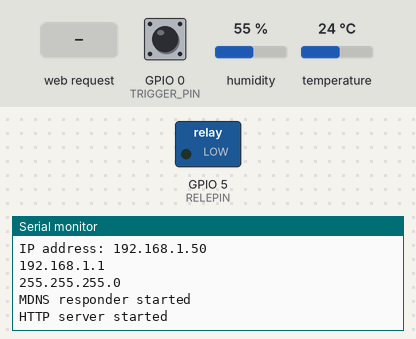
Recording of a sketch running on a simulated ESP8266 (NodeMCU). Parts: switched loads named in the sketch (green lamp = pin HIGH), the last lines printed to the serial monitor. The inputs (shaded band) are chosen by the test bench; at power-on: GPIO 0 (TRIGGER_PIN) HIGH, humidity 55 %, temperature 24 °C. WiFi joins after 1.5 s; servers stay silent unless stated; storage starts empty.

Above: at 2.7 s.
2.8 s: HTTP request GET / received
At 5.2 s:
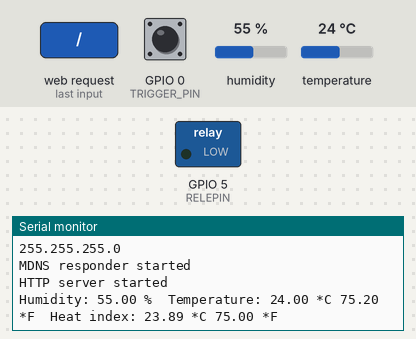
5.8 s: HTTP request GET /getTime received
At 7.2 s:
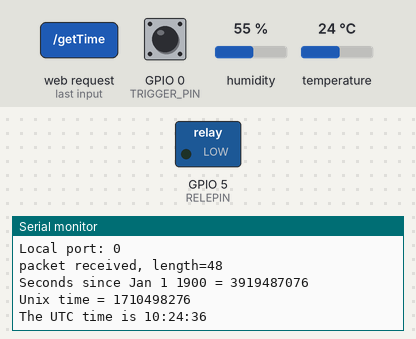

Measured:
- after the input at 2.8 s, the serial monitor: prints a new line after 2.0 s (image 1)
- after the input at 5.8 s, the serial monitor: prints a new line at once (image 2)

The sketch:

BasicOTA_new.ino
```cpp
#include <FS.h>                   //this needs to be first, or it all crashes and burns...

#include <ESP8266WiFi.h>
#include <ESP8266mDNS.h>

#include "NTPTime.h"
#include <ArduinoOTA.h>
#include "DHT.h"

#include <ESP8266WebServer.h>
#include <DNSServer.h>
#include <WiFiManager.h>          //https://github.com/tzapu/WiFiManager

#include <ArduinoJson.h>          //https://github.com/bblanchon/ArduinoJson

// select wich pin will trigger the configuraton portal when set to LOW
// ESP-01 users please note: the only pins available (0 and 2), are shared
// with the bootloader, so always set them HIGH at power-up
#define TRIGGER_PIN 0
#define DHTPIN 2
#define RELEPIN 5

#define HOST "ESP8266-test2"

// Uncomment whatever type you're using!
#define DHTTYPE DHT11   // DHT 11
//#define DHTTYPE DHT22   // DHT 22  (AM2302), AM2321
//#define DHTTYPE DHT21   // DHT 21 (AM2301)


//WiFiManager
//Local intialization. Once its business is done, there is no need to keep it around
WiFiManager wifiManager;

ESP8266WebServer server(80);

DHT dht(DHTPIN, DHTTYPE);

NtpTime ntpt;

//default custom static IP
char static_ip[16] = "192.168.0.100";
char static_gw[16] = "192.168.0.1";
char static_sn[16] = "255.255.255.0";

//flag for saving data
bool shouldSaveConfig = false;

//callback notifying us of the need to save config
void saveConfigCallback () {
  Serial.println("Should save config");
  shouldSaveConfig = true;
}

void handleRoot() {

  dht.begin();

  delay(2000);

  // Reading temperature or humidity takes about 250 milliseconds!
  // Sensor readings may also be up to 2 seconds 'old' (its a very slow sensor)
  float h = dht.readHumidity();
  // Read temperature as Celsius (the default)
  float t = dht.readTemperature();
  // Read temperature as Fahrenheit (isFahrenheit = true)
  float f = dht.readTemperature(true);

  // Check if any reads failed and exit early (to try again).
  if (isnan(h) || isnan(t) || isnan(f)) {
    Serial.println("Failed to read from DHT sensor!");
  } else {

    // Compute heat index in Fahrenheit (the default)
    float hif = dht.computeHeatIndex(f, h);
    // Compute heat index in Celsius (isFahreheit = false)
    float hic = dht.computeHeatIndex(t, h, false);

    Serial.print("Humidity: ");
    Serial.print(h);
    Serial.print(" %\t");
    Serial.print("Temperature: ");
    Serial.print(t);
    Serial.print(" *C ");
    Serial.print(f);
    Serial.print(" *F\t");
    Serial.print("Heat index: ");
    Serial.print(hic);
    Serial.print(" *C ");
    Serial.print(hif);
    Serial.println(" *F");

    if (h >= 64.0){
      digitalWrite(RELEPIN, HIGH);
    } else {
      digitalWrite(RELEPIN, LOW);
    }
  }
  server.send(200, "text/plain", "hello from esp8266!");
}

void handleTime() {
   //get a random server from the pool
  server.send(200, "text/plain", "UTC Time: "+ntpt.getUtcTimeForated());
}

void handleNotFound(){
  String message = "File Not Found\n\n";
  message += "URI: ";
  message += server.uri();
  message += "\nMethod: ";
  message += (server.method() == HTTP_GET)?"GET":"POST";
  message += "\nArguments: ";
  message += server.args();
  message += "\n";
  for (uint8_t i=0; i<server.args(); i++){
    message += " " + server.argName(i) + ": " + server.arg(i) + "\n";
  }
  server.send(404, "text/plain", message);
}

void setup() {
  Serial.begin(115200);
  Serial.println("Booting");

  pinMode(TRIGGER_PIN, INPUT);

  pinMode(RELEPIN, OUTPUT);

  //clean FS, for testing
  SPIFFS.format();

  //read configuration from FS json
  Serial.println("mounting FS...");

  if (SPIFFS.begin()) {
    Serial.println("mounted file system");
    if (SPIFFS.exists("/config.json")) {
      //file exists, reading and loading
      Serial.println("reading config file");
      File configFile = SPIFFS.open("/config.json", "r");
      if (configFile) {
        Serial.println("opened config file");
        size_t size = configFile.size();
        // Allocate a buffer to store contents of the file.
        std::unique_ptr<char[]> buf(new char[size]);

        configFile.readBytes(buf.get(), size);
        DynamicJsonBuffer jsonBuffer;
        JsonObject& json = jsonBuffer.parseObject(buf.get());
        json.printTo(Serial);
        if (json.success()) {
          Serial.println("\nparsed json");

          if(json["ip"]) {
            Serial.println("setting custom ip from config");
            //static_ip = json["ip"];
            strcpy(static_ip, json["ip"]);
            strcpy(static_gw, json["gateway"]);
            strcpy(static_sn, json["subnet"]);
            //strcat(static_ip, json["ip"]);
            //static_gw = json["gateway"];
            //static_sn = json["subnet"];
            Serial.println(static_ip);
/*            Serial.println("converting ip");
            IPAddress ip = ipFromCharArray(static_ip);
            Serial.println(ip);*/
          } else {
            Serial.println("no custom ip in config");
          }
        } else {
          Serial.println("failed to load json config");
        }
      }
    }
  } else {
    Serial.println("failed to mount FS");
  }
  //end read
  Serial.println(static_ip);


  // The extra parameters to be configured (can be either global or just in the setup)
  // After connecting, parameter.getValue() will get you the configured value
  // id/name placeholder/prompt default length
  wifiManager.setSaveConfigCallback(saveConfigCallback);

  //reset saved settings
  //wifiManager.resetSettings();

  //set static ip
  IPAddress _ip,_gw,_sn;
  _ip.fromString(static_ip);
  _gw.fromString(static_gw);
  _sn.fromString(static_sn);

  wifiManager.setSTAStaticIPConfig(_ip, _gw, _sn);

  //add all your parameters here
  //fetches ssid and pass from eeprom and tries to connect
  //if it does not connect it starts an access point with the specified name
  //here  "AutoConnectAP"
  //and goes into a blocking loop awaiting configuration
  wifiManager.autoConnect(HOST);
  //or use this for auto generated name ESP + ChipID
  //wifiManager.autoConnect();


  //if you get here you have connected to the WiFi
  Serial.println("connected...yeey :)");

  // Port defaults to 8266
  ArduinoOTA.setPort(8266);

  // Hostname defaults to esp8266-[ChipID]
  ArduinoOTA.setHostname(HOST);

  // No authentication by default
  // ArduinoOTA.setPassword((const char *)"123");

  ArduinoOTA.onStart([]() {
    Serial.println("Start");
  });
  ArduinoOTA.onEnd([]() {
    Serial.println("\nEnd");
  });
  ArduinoOTA.onProgress([](unsigned int progress, unsigned int total) {
    Serial.printf("Progress: %u%%\r", (progress / (total / 100)));
  });
  ArduinoOTA.onError([](ota_error_t error) {
    Serial.printf("Error[%u]: ", error);
    if (error == OTA_AUTH_ERROR) Serial.println("Auth Failed");
    else if (error == OTA_BEGIN_ERROR) Serial.println("Begin Failed");
    else if (error == OTA_CONNECT_ERROR) Serial.println("Connect Failed");
    else if (error == OTA_RECEIVE_ERROR) Serial.println("Receive Failed");
    else if (error == OTA_END_ERROR) Serial.println("End Failed");
  });
  ArduinoOTA.begin();

  //read updated parameters
  //save the custom parameters to FS
  if (shouldSaveConfig) {
    Serial.println("saving config");
    DynamicJsonBuffer jsonBuffer;
    JsonObject& json = jsonBuffer.createObject();

    json["ip"] = WiFi.localIP().toString();
    json["gateway"] = WiFi.gatewayIP().toString();
    json["subnet"] = WiFi.subnetMask().toString();

    File configFile = SPIFFS.open("/config.json", "w");
    if (!configFile) {
      Serial.println("failed to open config file for writing");
    }

    json.prettyPrintTo(Serial);
    json.printTo(configFile);
    configFile.close();
    //end save
  }

  Serial.println("Ready");
  Serial.print("IP address: ");
  Serial.println(WiFi.localIP());
  Serial.println(WiFi.gatewayIP());
  Serial.println(WiFi.subnetMask());

  if (MDNS.begin("esp8266")) {
    Serial.println("MDNS responder started");
  }

  server.on("/", handleRoot);

  server.on("/getTime", handleTime);

  server.on("/inline", [](){
    server.send(200, "text/plain", "this works as well");
  });

  server.onNotFound(handleNotFound);

  server.begin();
  Serial.println("HTTP server started");


}


void loop() {

  if ( digitalRead(TRIGGER_PIN) == LOW ) {

    //reset settings - for testing
    //wifiManager.resetSettings();

    //sets timeout until configuration portal gets turned off
    //useful to make it all retry or go to sleep
    //in seconds
    //wifiManager.setTimeout(120);

    //it starts an access point with the specified name
    //here  "AutoConnectAP"
    //and goes into a blocking loop awaiting configuration

    //WITHOUT THIS THE AP DOES NOT SEEM TO WORK PROPERLY WITH SDK 1.5 , update to at least 1.5.1
    //WiFi.mode(WIFI_STA);

    if (!wifiManager.startConfigPortal("OnDemandAP")) {
      Serial.println("failed to connect and hit timeout");
      delay(3000);
      //reset and try again, or maybe put it to deep sleep
      ESP.reset();
      delay(5000);
    }

    //if you get here you have connected to the WiFi
    Serial.println("connected...yeey :)");
  }

  ArduinoOTA.handle();

  server.handleClient();


}
```

NTPTime.cpp
```cpp
//
// Created by vitaliy on 15.07.17.
//

#include "NTPTime.h"

// send an NTP request to the time server at the given address
unsigned long NtpTime::sendNTPpacket(IPAddress& address)
{
  Serial.println("sending NTP packet...");
  // set all bytes in the buffer to 0
  memset(packetBuffer, 0, NTP_PACKET_SIZE);
  // Initialize values needed to form NTP request
  // (see URL above for details on the packets)
  packetBuffer[0] = 0b11100011;   // LI, Version, Mode
  packetBuffer[1] = 0;     // Stratum, or type of clock
  packetBuffer[2] = 6;     // Polling Interval
  packetBuffer[3] = 0xEC;  // Peer Clock Precision
  // 8 bytes of zero for Root Delay & Root Dispersion
  packetBuffer[12]  = 49;
  packetBuffer[13]  = 0x4E;
  packetBuffer[14]  = 49;
  packetBuffer[15]  = 52;

  // all NTP fields have been given values, now
  // you can send a packet requesting a timestamp:
  udp.beginPacket(address, 123); //NTP requests are to port 123
  udp.write(packetBuffer, NTP_PACKET_SIZE);
  udp.endPacket();
}

void NtpTime::getNtpTime() {

    unsigned int localPort = 2390;      // local port to listen for UDP packets

    udp.begin(localPort);

    //get a random server from the pool
    WiFi.hostByName(ntpServerName, timeServerIP);

    sendNTPpacket(timeServerIP); // send an NTP packet to a time server
    // wait to see if a reply is available
    delay(1000);

    cb = udp.parsePacket();
    if (cb) {
        // We've received a packet, read the data from it
        udp.read(packetBuffer, NTP_PACKET_SIZE); // read the packet into the buffer

        //the timestamp starts at byte 40 of the received packet and is four bytes,
        // or two words, long. First, esxtract the two words:

        unsigned long highWord = word(packetBuffer[40], packetBuffer[41]);
        unsigned long lowWord = word(packetBuffer[42], packetBuffer[43]);
        // combine the four bytes (two words) into a long integer
        // this is NTP time (seconds since Jan 1 1900):
        secsSince1900 = highWord << 16 | lowWord;
        // subtract seventy years:
        epoch = secsSince1900 - seventyYears;
        utc_hour = (epoch  % 86400L) / 3600;
        utc_minute = (epoch  % 3600) / 60;
        utc_seconds = (epoch % 60);

        printDebugData();
    }
}

void NtpTime::printDebugData() {
    Serial.print("Local port: ");
    Serial.println(udp.localPort());

    if (!cb) {
        Serial.println("no packet yet");
    }
    else {
        Serial.print("packet received, length=");
        Serial.println(cb);

        Serial.print("Seconds since Jan 1 1900 = " );
        Serial.println(secsSince1900);

        // now convert NTP time into everyday time:
        Serial.print("Unix time = ");

        // print Unix time:
        Serial.println(epoch);


        // print the hour, minute and second:
        Serial.print("The UTC time is ");       // UTC is the time at Greenwich Meridian (GMT)

        Serial.print(utc_hour); // print the hour (86400 equals secs per day)
        Serial.print(':');
        if ( utc_minute < 10 ) {
            // In the first 10 minutes of each hour, we'll want a leading '0'
            Serial.print('0');
        }
        Serial.print(utc_minute); // print the minute (3600 equals secs per minute)
        Serial.print(':');
        if ( utc_seconds < 10 ) {
            // In the first 10 seconds of each minute, we'll want a leading '0'
            Serial.print('0');
        }
        Serial.println(utc_seconds); // print the second
    }
}

unsigned long NtpTime::getUtcTime() {
    getNtpTime();
    return epoch;
}

String NtpTime::formatDigit(unsigned long dig) {
    String str = "";
    if ( dig < 10 ) {
        // In the first 10 minutes of each hour, we'll want a leading '0'
        str += "0";
    }
    str += dig;
    return str;
}

String NtpTime::getUtcTimeForated() {

    getNtpTime();

    String strTime = "";

    strTime = formatDigit(utc_hour)+":"+formatDigit(utc_minute)+":"+formatDigit(utc_seconds);

    return strTime;
}
```

NTPTime.h
```cpp
//
// Created by vitaliy on 15.07.17.
//

#ifndef NTPTIME_H
#define NTPTIME_H

#include <ESP8266WiFi.h>
#include <ESP8266mDNS.h>
#include <WiFiUdp.h>

const int NTP_PACKET_SIZE = 48; // NTP time stamp is in the first 48 bytes of the message


class NtpTime {
private:
    /* Don't hardwire the IP address or we won't get the benefits of the pool.
    *  Lookup the IP address for the host name instead */
    //IPAddress timeServer(129, 6, 15, 28); // time.nist.gov NTP server
    IPAddress timeServerIP; // time.nist.gov NTP server address
    const char* ntpServerName = "time.nist.gov";

    byte packetBuffer[ NTP_PACKET_SIZE]; //buffer to hold incoming and outgoing packets
    // A UDP instance to let us send and receive packets over UDP

    WiFiUDP udp;

    unsigned long secsSince1900;

    const unsigned long seventyYears = 2208988800UL;

    int cb;

    unsigned long epoch;
    unsigned long utc_hour;
    unsigned long utc_minute;
    unsigned long utc_seconds;

    void getNtpTime();

    void printDebugData();

    String formatDigit(unsigned long dig);

    unsigned long sendNTPpacket(IPAddress& address);

public:
    String getUtcTimeForated();
    unsigned long getUtcTime();

};

#endif //NTPTIME_H
```
